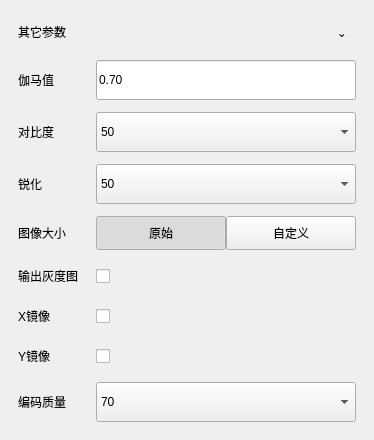
                  <widget class="QFrame" name="otherParamsCard">
                   <property name="frameShape">
                    <enum>QFrame::NoFrame</enum>
                   </property>
                   <property name="card" stdset="0">
                    <bool>true</bool>
                   </property>
                   <layout class="QVBoxLayout" name="verticalLayout_otherParamsCard">
                    <property name="spacing">
                     <number>14</number>
                    </property>
                    <property name="leftMargin">
                     <number>18</number>
                    </property>
                    <property name="topMargin">
                     <number>18</number>
                    </property>
                    <property name="rightMargin">
                     <number>18</number>
                    </property>
                    <property name="bottomMargin">
                     <number>18</number>
                    </property>
                    <item>
                     <widget class="QFrame" name="otherParamsCardHeaderFrame">
                      <property name="frameShape">
                       <enum>QFrame::NoFrame</enum>
                      </property>
                      <layout class="QHBoxLayout" name="horizontalLayout_otherParamsCardHeader">
                       <property name="spacing">
                        <number>0</number>
                       </property>
                       <property name="leftMargin">
                        <number>0</number>
                       </property>
                       <property name="topMargin">
                        <number>0</number>
                       </property>
                       <property name="rightMargin">
                        <number>0</number>
                       </property>
                       <property name="bottomMargin">
                        <number>0</number>
                       </property>
                       <item>
                        <widget class="QLabel" name="otherParamsCardTitleLabel">
                         <property name="text">
                          <string>其它参数</string>
                         </property>
                         <property name="cardTitle" stdset="0">
                          <bool>true</bool>
                         </property>
                        </widget>
                       </item>
                       <item>
                        <spacer name="horizontalSpacer_otherParamsCardHeader">
                         <property name="orientation">
                          <enum>Qt::Horizontal</enum>
                         </property>
                         <property name="sizeHint" stdset="0">
                          <size>
                           <width>40</width>
                           <height>20</height>
                          </size>
                         </property>
                        </spacer>
                       </item>
                       <item>
                        <widget class="QToolButton" name="otherParamsCardCollapseButton">
                         <property name="minimumSize">
                          <size>
                           <width>28</width>
                           <height>28</height>
                          </size>
                         </property>
                         <property name="text">
                          <string>⌄</string>
                         </property>
                         <property name="autoRaise">
                          <bool>true</bool>
                         </property>
                        </widget>
                       </item>
                      </layout>
                     </widget>
                    </item>
                    <item>
                     <widget class="QFrame" name="otherParamsFormFrame">
                      <property name="frameShape">
                       <enum>QFrame::NoFrame</enum>
                      </property>
                      <layout class="QGridLayout" name="gridLayout_otherParams">
                       <property name="leftMargin">
                        <number>0</number>
                       </property>
                       <property name="topMargin">
                        <number>0</number>
                       </property>
                       <property name="rightMargin">
                        <number>0</number>
                       </property>
                       <property name="bottomMargin">
                        <number>0</number>
                       </property>
                       <property name="horizontalSpacing">
                        <number>18</number>
                       </property>
                       <property name="verticalSpacing">
                        <number>12</number>
                       </property>
                       <item row="0" column="0">
                        <widget class="QLabel" name="gammaLabel">
                         <property name="text">
                          <string>伽马值</string>
                         </property>
                         <property name="formLabel" stdset="0">
                          <bool>true</bool>
                         </property>
                        </widget>
                       </item>
                       <item row="0" column="1">
                        <widget class="QLineEdit" name="gammaLineEdit">
                         <property name="minimumSize">
                          <size>
                           <width>260</width>
                           <height>40</height>
                          </size>
                         </property>
                         <property name="text">
                          <string>0.70</string>
                         </property>
                        </widget>
                       </item>
                       <item row="1" column="0">
                        <widget class="QLabel" name="contrastLabel">
                         <property name="text">
                          <string>对比度</string>
                         </property>
                         <property name="formLabel" stdset="0">
                          <bool>true</bool>
                         </property>
                        </widget>
                       </item>
                       <item row="1" column="1">
                        <widget class="QComboBox" name="contrastComboBox">
                         <property name="minimumSize">
                          <size>
                           <width>260</width>
                           <height>40</height>
                          </size>
                         </property>
                         <item>
                          <property name="text">
                           <string>50</string>
                          </property>
                         </item>
                        </widget>
                       </item>
                       <item row="2" column="0">
                        <widget class="QLabel" name="sharpenLabel">
                         <property name="text">
                          <string>锐化</string>
                         </property>
                         <property name="formLabel" stdset="0">
                          <bool>true</bool>
                         </property>
                        </widget>
                       </item>
                       <item row="2" column="1">
                        <widget class="QComboBox" name="sharpenComboBox">
                         <property name="minimumSize">
                          <size>
                           <width>260</width>
                           <height>40</height>
                          </size>
                         </property>
                         <item>
                          <property name="text">
                           <string>50</string>
                          </property>
                         </item>
                        </widget>
                       </item>
                       <item row="3" column="0">
                        <widget class="QLabel" name="imageSizeLabel">
                         <property name="text">
                          <string>图像大小</string>
                         </property>
                         <property name="formLabel" stdset="0">
                          <bool>true</bool>
                         </property>
                        </widget>
                       </item>
                       <item row="3" column="1">
                        <widget class="QFrame" name="imageSizeSegmentFrame">
                         <property name="minimumSize">
                          <size>
                           <width>212</width>
                           <height>34</height>
                          </size>
                         </property>
                         <property name="maximumSize">
                          <size>
                           <width>16777215</width>
                           <height>34</height>
                          </size>
                         </property>
                         <property name="frameShape">
                          <enum>QFrame::NoFrame</enum>
                         </property>
                         <property name="segmented" stdset="0">
                          <bool>true</bool>
                         </property>
                         <layout class="QHBoxLayout" name="horizontalLayout_imageSizeSegmentFrame">
                          <property name="spacing">
                           <number>0</number>
                          </property>
                          <property name="leftMargin">
                           <number>0</number>
                          </property>
                          <property name="topMargin">
                           <number>0</number>
                          </property>
                          <property name="rightMargin">
                           <number>0</number>
                          </property>
                          <property name="bottomMargin">
                           <number>0</number>
                          </property>
                          <item>
                           <widget class="QPushButton" name="imageOriginalButton">
                            <property name="minimumSize">
                             <size>
                              <width>106</width>
                              <height>34</height>
                             </size>
                            </property>
                            <property name="text">
                             <string>原始</string>
                            </property>
                            <property name="checkable">
                             <bool>true</bool>
                            </property>
                            <property name="checked">
                             <bool>true</bool>
                            </property>
                           </widget>
                          </item>
                          <item>
                           <widget class="QPushButton" name="imageCustomButton">
                            <property name="minimumSize">
                             <size>
                              <width>106</width>
                              <height>34</height>
                             </size>
                            </property>
                            <property name="text">
                             <string>自定义</string>
                            </property>
                            <property name="checkable">
                             <bool>true</bool>
                            </property>
                           </widget>
                          </item>
                         </layout>
                        </widget>
                       </item>
                       <item row="4" column="0">
                        <widget class="QLabel" name="grayOutputLabel">
                         <property name="text">
                          <string>输出灰度图</string>
                         </property>
                         <property name="formLabel" stdset="0">
                          <bool>true</bool>
                         </property>
                        </widget>
                       </item>
                       <item row="4" column="1">
                        <widget class="QCheckBox" name="grayOutputCheckBox">
                         <property name="minimumSize">
                          <size>
                           <width>58</width>
                           <height>28</height>
                          </size>
                         </property>
                         <property name="text">
                          <string/>
                         </property>
                        </widget>
                       </item>
                       <item row="5" column="0">
                        <widget class="QLabel" name="xMirrorLabel">
                         <property name="text">
                          <string>X镜像</string>
                         </property>
                         <property name="formLabel" stdset="0">
                          <bool>true</bool>
                         </property>
                        </widget>
                       </item>
                       <item row="5" column="1">
                        <widget class="QCheckBox" name="xMirrorCheckBox">
                         <property name="minimumSize">
                          <size>
                           <width>58</width>
                           <height>28</height>
                          </size>
                         </property>
                         <property name="text">
                          <string/>
                         </property>
                        </widget>
                       </item>
                       <item row="6" column="0">
                        <widget class="QLabel" name="yMirrorLabel">
                         <property name="text">
                          <string>Y镜像</string>
                         </property>
                         <property name="formLabel" stdset="0">
                          <bool>true</bool>
                         </property>
                        </widget>
                       </item>
                       <item row="6" column="1">
                        <widget class="QCheckBox" name="yMirrorCheckBox">
                         <property name="minimumSize">
                          <size>
                           <width>58</width>
                           <height>28</height>
                          </size>
                         </property>
                         <property name="text">
                          <string/>
                         </property>
                        </widget>
                       </item>
                       <item row="7" column="0">
                        <widget class="QLabel" name="encodeQualityLabel">
                         <property name="text">
                          <string>编码质量</string>
                         </property>
                         <property name="formLabel" stdset="0">
                          <bool>true</bool>
                         </property>
                        </widget>
                       </item>
                       <item row="7" column="1">
                        <widget class="QComboBox" name="encodeQualityComboBox">
                         <property name="minimumSize">
                          <size>
                           <width>260</width>
                           <height>40</height>
                          </size>
                         </property>
                         <item>
                          <property name="text">
                           <string>70</string>
                          </property>
                         </item>
                        </widget>
                       </item>
                      </layout>
                     </widget>
                    </item>
                   </layout>
                  </widget>
